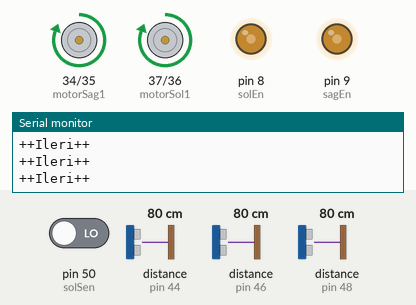
This sketch was run on a simulated Arduino Mega 2560, built with avr-gcc and run on an emulated ATmega2560. Parts: motor-driver pin pairs drawn as motors (green arrow = first pin HIGH = forward, orange = second pin HIGH = backward, longer = more drive), output pins drawn as LEDs (lit = HIGH), the last lines printed to the serial monitor. Wiring (inferred from the names in the program): 3 × ultrasonic range finder: trigger pin 45, echo pin 44 / trigger pin 47, echo pin 46 / trigger pin 49, echo pin 48. The test bench sets the inputs (shaded band); at power-on: distance to the obstacle (sensors on pin 44, pin 46, pin 48) 80 cm, pin 50 (solSen) LOW. The echo pulse lasts 58.3 µs per cm; pins used as bus, display or sensor lines are not drawn.

Above: at 1.2 s.
1.3 s: distance to the obstacle (sensor on pin 44) set to 9 cm
2.8 s: distance to the obstacle (sensor on pin 44) set to 6 cm
At 3.5 s:
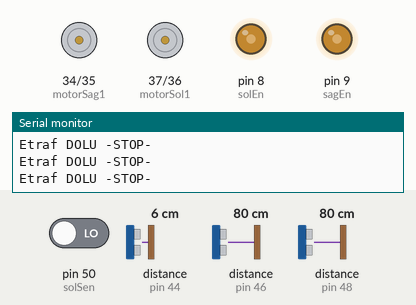
4.3 s: distance to the obstacle (sensor on pin 46) set to 299 cm
7.3 s: distance to the obstacle (sensor on pin 48) set to 2 cm
10.3 s: distance to the obstacle (sensor on pin 44) set to 27 cm
11.9 s: distance to the obstacle (sensor on pin 44) set to 33 cm
At 13.0 s:
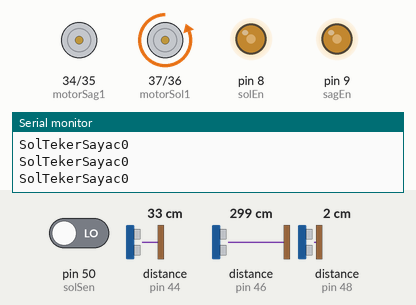
Timing chart, 0 to 14.8 s (numbered marks = the images above; inputs shaded):
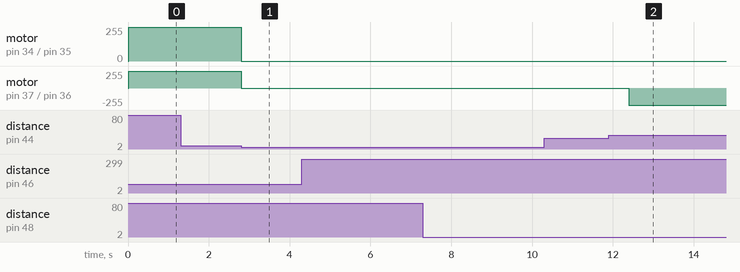

The sketch:

MesafeKontrol.ino
```cpp
int trigArka1 = 41;
int echoArka1 = 40;
int trigArka2 = 43;
int echoArka2 = 42;
int trigOn1 = 45;
int echoOn1 = 44;
int trigOn2 = 47;
int echoOn2 = 46;
int trigOn3 = 49;
int echoOn3 = 48;

int motorSag1 = 34;
int motorSag2 = 35;
int motorSol1 = 37;
int motorSol2 = 36;
int sagEn = 9;
int solEn = 8;

int sure;
int mesafe;

unsigned long zaman;
unsigned long eskiZaman = 0;
bool sollamaDurum = true;

int solSen = 50;
int solTekerSayac;
bool solBirKere;
int sagSen = 51;
int sagTekerSayac;
bool sagBirKere;

int genelHiz = 120;
void setup() {
  Serial.begin(9600);
  pinMode(trigArka1, OUTPUT);
  pinMode(echoArka1, INPUT);
  pinMode(trigArka2, OUTPUT);
  pinMode(echoArka2, INPUT);
  pinMode(trigOn1, OUTPUT);
  pinMode(echoOn1, INPUT);
  pinMode(trigOn2, OUTPUT);
  pinMode(echoOn2, INPUT);
  pinMode(trigOn3, OUTPUT);
  pinMode(echoOn3, INPUT);

  pinMode(motorSag1, OUTPUT);
  pinMode(motorSag2, OUTPUT);
  pinMode(motorSol1, OUTPUT);
  pinMode(motorSol2, OUTPUT);
  pinMode(sagEn, OUTPUT);
  pinMode(solEn, OUTPUT);

  pinMode(solSen, INPUT);
  pinMode(sagSen, INPUT);

  analogWrite(sagEn, genelHiz);
  analogWrite(solEn, genelHiz);

}

void loop() {
  zaman = millis();
  if (mesafeO("On: ", echoOn2, trigOn2) < 20 || mesafeO("OnSag: ", echoOn3, trigOn3) < 7 || mesafeO("OnSol: ", echoOn1, trigOn1) < 7) {
    if (mesafeO("SolOn: ", echoOn1, trigOn1) > 28 && sollamaDurum) {
      Serial.println("+++Sollama Basi+++  ");

      solKontrolTur(LOW, HIGH, 5);
      sagKontrolTur(HIGH, LOW, 3);
      CiftTekerTur(HIGH, LOW, HIGH, LOW, 10);
      solKontrolTur(HIGH, LOW, 2);
      sagKontrolTur(LOW, HIGH, 2);
      Serial.println("SSSTOPPP");
      digitalWrite(motorSol1, LOW);
      digitalWrite(motorSol2, LOW);
      digitalWrite(motorSag1, LOW);
      digitalWrite(motorSag2, LOW);
      while (1);
    }
    else {
      Serial.println("Etraf DOLU -STOP-");
      digitalWrite(motorSol1, LOW);
      digitalWrite(motorSol2, LOW);
      digitalWrite(motorSag1, LOW);
      digitalWrite(motorSag2, LOW);
    }
  }
  else {
    sollamaDurum = true;
    solTekerSayac = 0;
    sagTekerSayac = 0;
    Serial.println("++Ileri++");
    digitalWrite(motorSol1, HIGH);
    digitalWrite(motorSol2, LOW);
    digitalWrite(motorSag1, HIGH);
    digitalWrite(motorSag2, LOW);

  }
}

void sagKontrolTur(bool sag1, bool sag2, int tur) {
  StopMillis(500);
  sagTekerSayac = 0;
  while (1) {
    if (digitalRead(sagSen) && sagBirKere) sagTekerSayac++; sagBirKere = false;
    if (!digitalRead(sagSen)) sagBirKere = true;
    Serial.print("SagTekerSayac"); Serial.println(sagTekerSayac);
    digitalWrite(motorSol1, LOW);
    digitalWrite(motorSol2, LOW);
    digitalWrite(motorSag1, sag1);
    digitalWrite(motorSag2, sag2);
    if (sagTekerSayac >= tur) {
      sollamaDurum = false;
      Serial.println("---Sollama SON---");
      break;
    }
  }
}

void solKontrolTur(bool sol1, bool sol2, int tur) {
  StopMillis(500);
  solTekerSayac = 0;
  while (1) {
    if (digitalRead(solSen) && solBirKere) solTekerSayac++; solBirKere = false;
    if (!digitalRead(solSen)) solBirKere = true;
    Serial.print("SolTekerSayac"); Serial.println(solTekerSayac);
    digitalWrite(motorSol1, sol1);
    digitalWrite(motorSol2, sol2);
    digitalWrite(motorSag1, LOW);
    digitalWrite(motorSag2, LOW);
    if (solTekerSayac >= tur) {
      sollamaDurum = false;
      Serial.println("---Sollama SON---");
      break;
    }
  }
}

void CiftTekerTur(bool sol1, bool sol2, bool sag1, bool sag2, int tur) {
  StopMillis(500);
  solTekerSayac = 0;
  while (1) {
    if (digitalRead(solSen) && solBirKere) solTekerSayac++; solBirKere = false;
    if (!digitalRead(solSen)) solBirKere = true;
    Serial.print("SolTekerSayac"); Serial.println(solTekerSayac);
    digitalWrite(motorSol1, sol1);
    digitalWrite(motorSol2, sol2);
    digitalWrite(motorSag1, sag1);
    digitalWrite(motorSag2, sag2);
    if (solTekerSayac >= tur) {
      sollamaDurum = false;
      Serial.println("---Cift Son---");
      break;
    }
  }
}

void StopMillis(int durdur) {
  eskiZaman = zaman;
  digitalWrite(motorSol1, LOW);
  digitalWrite(motorSol2, LOW);
  digitalWrite(motorSag1, LOW);
  digitalWrite(motorSag2, LOW);
  while (1) {
    zaman = millis();
    if (zaman - eskiZaman > durdur) {
      break;
    }
  }
}

int mesafeO(String msg, int echo, int trig) {
  digitalWrite(trig, HIGH);
  delayMicroseconds(10);
  digitalWrite(trig, LOW);
  sure = pulseIn(echo, HIGH) / 2;
  mesafe = sure / 29.1;

  if (!(mesafe > 0 && mesafe < 30)) {
    mesafe = 30;
  }
  return mesafe;
}
```

Measured:
- the behaviour switches between 8 and 7 cm on distance to the obstacle (sensor on pin 44) (found by bisection; images 0 and 1)
- the behaviour switches between 29 and 30 cm on distance to the obstacle (sensor on pin 44) (found by bisection; images 1 and 2)
- after the input at 2.8 s, motor on pin 34 (motorSag1) / pin 35 (motorSag2), motor on pin 37 (motorSol1) / pin 36 (motorSol2): forward 255/255 → stopped at once
- after the input at 11.9 s, motor on pin 37 (motorSol1) / pin 36 (motorSol2): stopped → backward 255/255 after 0.50 s
